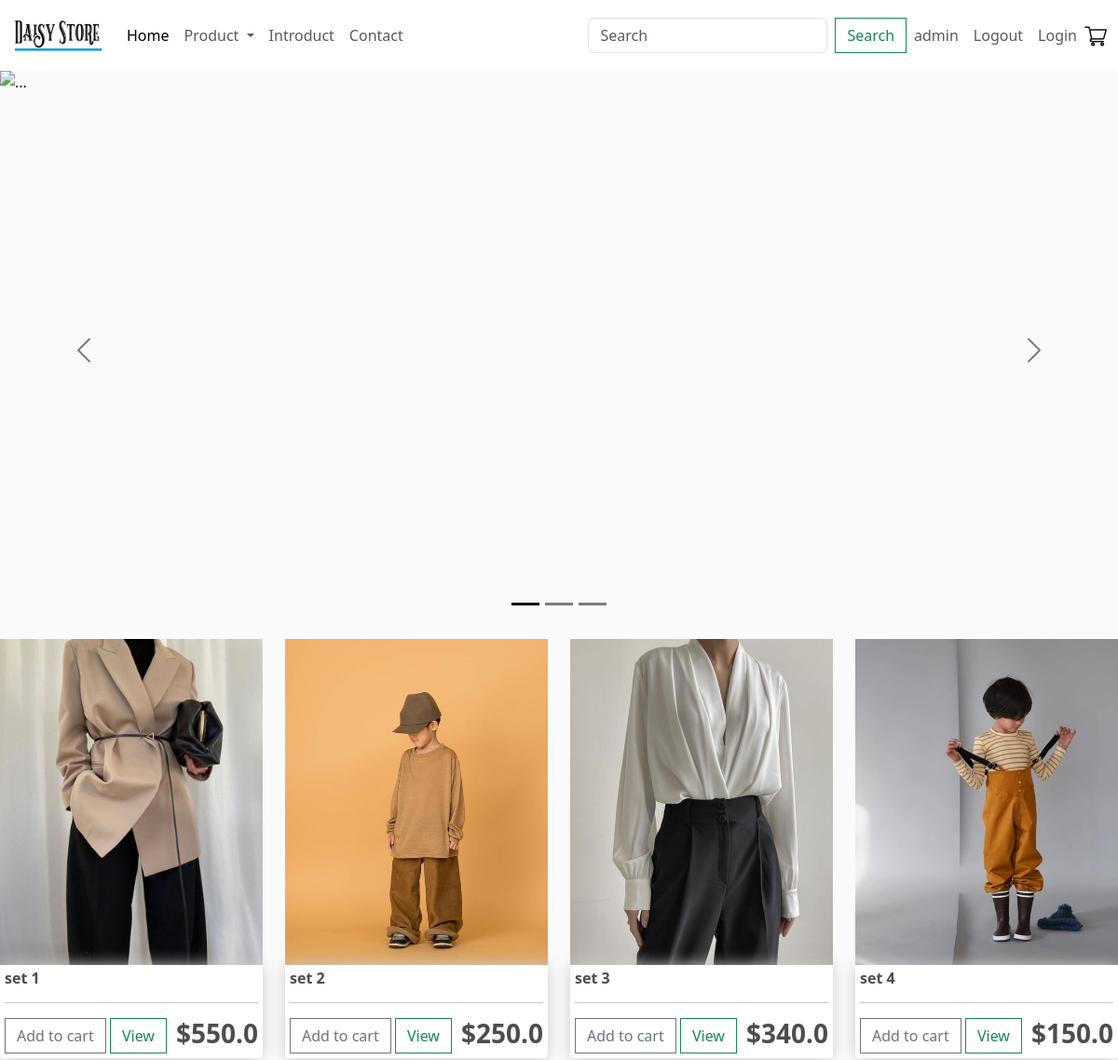
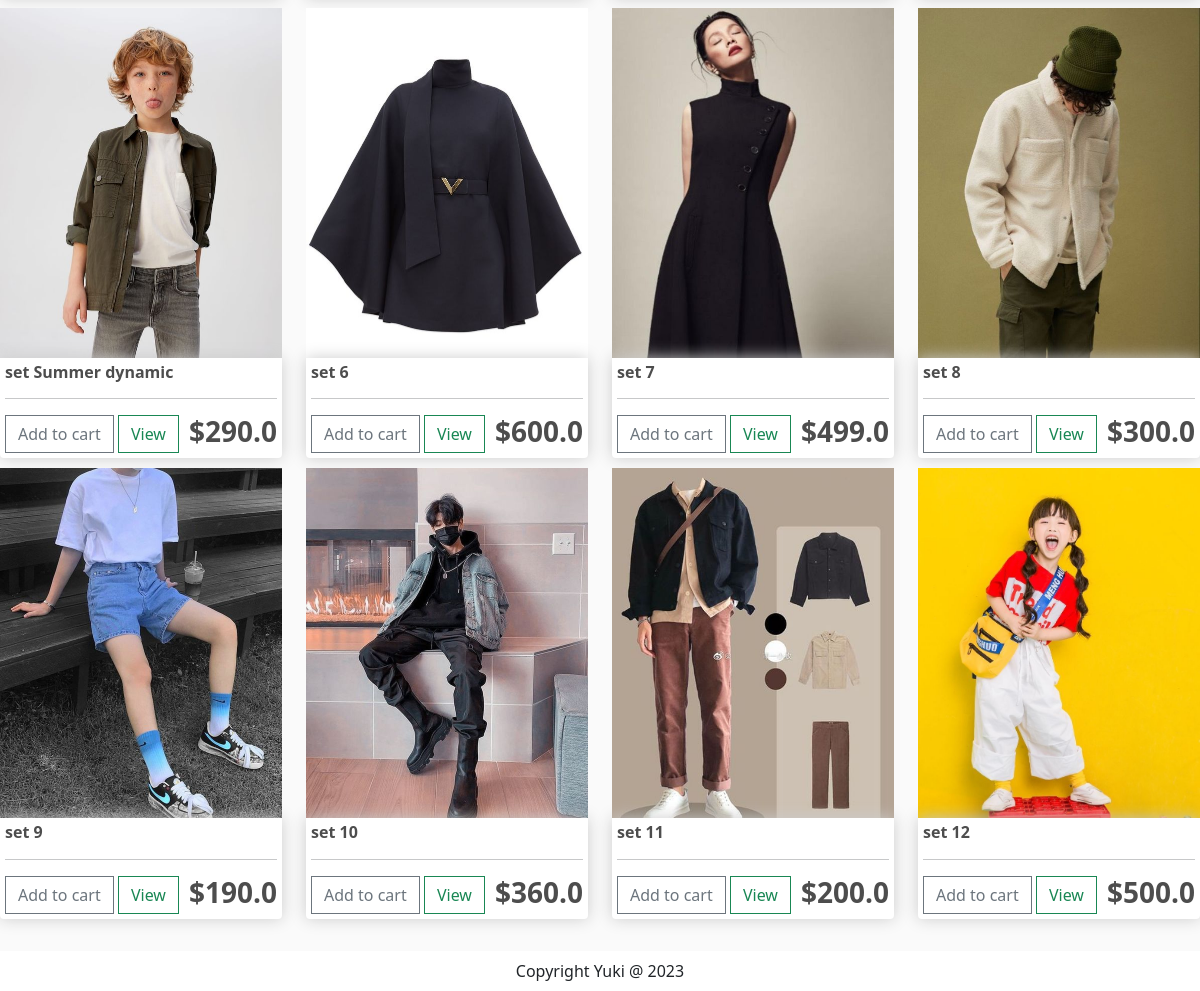
The app's page / (signed in) with its own data (2 pictures, top to bottom).
### app/models.py (models this page shows, shortened)
class Product(models.Model):
    name = models.CharField(max_length=200, null=True, blank=False)
    price = models.FloatField()
    digital = models.BooleanField(default=False, null=True, blank=False)
    image = models.ImageField(null=True, blank=True)
    @property
    def ImageURL(self):
        try:
            url = self.image.url
        except:
            url = ''
        return url

### app/views.py (the view)
# urls.py: 2. Add a URL to urlpatterns:  path('', views.home, name='home')
def home(request):
    print(request.user.customer)
    if request.user.is_authenticated:
        customer = request.user.customer
        order, created = Order.objects.get_or_create(customer=customer,complete=False)
        items = order.orderitem_set.all()
        cartItems = order.get_cart_items
        print(cartItems)
    else:
        items =[]
        order = {'get_cart_items':0, 'get_cart_items':0}
        cartItems = order['get_cart_items']
    products = Product.objects.all()
    context= {'products': products,'cartItems':cartItems}
    return render(request, 'app/home.html', context)

### app/models.py (called while the page is built)
    def __str__(self):
       if bool(self.name):
           return self.name
       else:
           return 'user'

    @property
    def get_cart_items(self):
        orderitems = self.orderitem_set.all()
        total = sum([item.quantity for item in orderitems])
        return total

### app/templates/app/home.html (shortened to what this page needs)
{% extends 'app/base.html' %}
{% load static %}
{% block banner-slider %}
<div id="carouselExampleDark" class="carousel carousel-dark slide">
    <div class="carousel-indicators">
      <button type="button" data-bs-target="#carouselExampleDark" data-bs-slide-to="0" class="active" aria-current="true" aria-label="Slide 1"></button>
      <button type="button" data-bs-target="#carouselExampleDark" data-bs-slide-to="1" aria-label="Slide 2"></button>
      <button type="button" data-bs-target="#carouselExampleDark" data-bs-slide-to="2" aria-label="Slide 3"></button>
    </div>
    <div class="carousel-inner">
      <div class="carousel-item active" data-bs-interval="10000">
        <img src="{% static 'app/images/banner/women.png'%}" class="d-block w-100" alt="..." height="600">
      </div>
    </div>
    <button class="carousel-control-prev" type="button" data-bs-target="#carouselExampleDark" data-bs-slide="prev">
      <span class="carousel-control-prev-icon" aria-hidden="true"></span>
    </button>
    <button class="carousel-control-next" type="button" data-bs-target="#carouselExampleDark" data-bs-slide="next">
      <span class="carousel-control-next-icon" aria-hidden="true"></span>
    </button>
  </div>
{% endblock banner-slider %}
{% block main-content %}
<div class="row" >
  {% for product in products %}
    <div class="col-lg-3">
      <div class="thumbnail" style= "background-image: url('{{product.ImageURL}}');">
      </div>
      <div class="box-element product">
        <h6><strong> {{product.name}} </strong></h6>
        <hr>
        <button data-product={{product.id}} data-action = "add" class="btn btn-outline-secondary add-btn update-cart"> Add to cart </button>
        <a class="btn btn-outline-success" href="{% url 'product_detail' product.id %}"> View </a>
        <h3 style="display: inline-block; float: right"><strong> ${{product.price}}</strong></h3>
      </div>
    </div>
      {% endfor %}
  </div>
  <br /><br /><br />
{% endblock main-content %}

### app/templates/app/base.html (shortened to what this page needs)
{% load static %}
<!DOCTYPE html>
<html>
    <head>
        <link href="https://cdn.jsdelivr.net/npm/bootstrap@5.3.0-alpha3/dist/css/bootstrap.min.css" rel="stylesheet">
        <link href="{% static 'app/css/style.css' %}" rel="stylesheet" />
        <link href="{% static 'app/css/product-detail.css' %}" rel="stylesheet" />
        <link href="{% static 'app/css/all.min.css' %}" rel="stylesheet" />
        <link href="{% static 'app/css/owl.carousel.min.css' %}" rel="stylesheet" />
        <link rel="stylesheet" type="text/css" href="{% static 'app/css/main.css' %}" >
        <link rel="stylesheet" href="">
    </head>
    <body>
        <nav class="navbar navbar-expand-lg bg-white">
            <div class="container-fluid">
              <a class="navbar-brand" href="{% url 'home' %}">
                <img src="{% static 'app/images/logo.jpg' %}" width="100" height="50" />
              </a>
              <div class="collapse navbar-collapse" id="navbarSupportedContent">
                <ul class="navbar-nav me-auto mb-2 mb-lg-0">
                  <li class="nav-item">
                    <a class="nav-link active" aria-current="page" href="{% url 'home' %}">Home</a>
                  </li>
                  <li class="nav-item dropdown">
                    <a class="nav-link dropdown-toggle" href="#" role="button" data-bs-toggle="dropdown" aria-expanded="false">
                      Product
                    </a>
                  </li>
                  <li class="nav-item">
                    <a class="nav-link" href="#">Introduct</a>
                  </li>
                  <li class="nav-item">
                    <a class="nav-link" href="#">Contact</a>
                  </li>
                </ul>
                <form class="d-flex" role="search" method = "POST" action = "{% url 'search' %}">
                  <input class="form-control me-2" type="search" placeholder="Search" aria-label="Search" name = "searched">
                  <button class="btn btn-outline-success" type="submit">Search</button>
                </form>
              </div>
              <ul class="navbar-nav me-auto mb-2 mb-lg-0">
                <li class="nav-item">
                  <span class="nav-link" >{{request.user}}</a>
                </li>
                <li class="nav-item">
                  <a class="nav-link" href="{% url 'logout' %}">Logout</a>
                </li>
                <li class="nav-item">
                  <a class="nav-link" href="{% url 'login' %}">Login</a>
                </li>
                <li class="nav-item">
                  <div class='form-inline my-2 my-lg-0'>
                    <a href="{% url 'cart' %}">
                      <img src="{% static 'app/images/shopping-cart.PNG' %}">
                    </a>
                </div>
                </li>
              </ul>
            </div>
          </nav>
          {% block banner-slider %}{% endblock banner-slider %}
          {% block main-content %}{% endblock main-content %}
          <footer class="container--fluid bg-white text-center fixed-bottom p-2 mt-5">
            Copyright Yuki @ 2023
          </footer>
    </body>
</html>

### app/static/app/css/main.css (style rules this page uses)
body { background-color: hsl(0, 0%, 98%); }
h1,h2,h3,h4,h5,h6 { color:hsl(0, 0%, 30%); }
.box-element { box-shadow:hsl(0, 0%, 80%) 0 0 16px; background-color: #fff; border-radius: 4px; padding: 5px; }
div.thumbnail { height: 350px; background-size: cover; }
.my-lg-0 { margin: unset; display: flex; align-items: center; }
.navbar-nav { align-items: center; }
.product { border-radius: 0 0 4px 4px; }
.col-lg-3, .col-lg-4, .col-lg-6, .col-lg-8, .col-lg-12 { margin-top: 10px; }
.btn { border-radius: 0; }

### records on screen
Product: ImageURL (picture), name "set 1", price "550.0"
Product: ImageURL (picture), name "set 2", price "250.0"
Product: ImageURL (picture), name "set 3", price "340.0"
Product: ImageURL (picture), name "set 4", price "150.0"
Product: ImageURL (picture), name "set Summer dynamic", price "290.0"
Product: ImageURL (picture), name "set 6", price "600.0"
Product: ImageURL (picture), name "set 7", price "499.0"
Product: ImageURL (picture), name "set 8", price "300.0"
Product: ImageURL (picture), name "set 9", price "190.0"
Product: ImageURL (picture), name "set 10", price "360.0"
Product: ImageURL (picture), name "set 11", price "200.0"
Product: ImageURL (picture), name "set 12", price "500.0"

### other values on screen
{{ request.user }} "admin"
